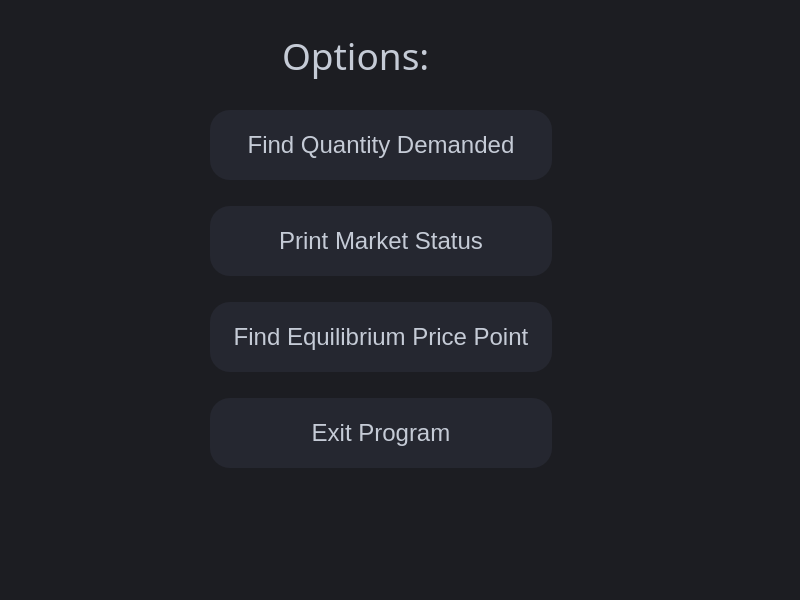
<?xml version="1.0" encoding="UTF-8"?>
<ui version="4.0">
 <class>SecondWindow</class>
 <widget class="QMainWindow" name="SecondWindow">
  <property name="geometry">
   <rect>
    <x>0</x>
    <y>0</y>
    <width>800</width>
    <height>600</height>
   </rect>
  </property>
  <property name="windowTitle">
   <string>MainWindow</string>
  </property>
  <property name="styleSheet">
   <string notr="true">background-color: rgb(28,29,34);</string>
  </property>
  <widget class="QWidget" name="centralwidget">
   <widget class="QWidget" name="verticalLayoutWidget">
    <property name="geometry">
     <rect>
      <x>210</x>
      <y>90</y>
      <width>342</width>
      <height>401</height>
     </rect>
    </property>
    <layout class="QVBoxLayout" name="verticalLayout" stretch="0,0,0,0">
     <property name="sizeConstraint">
      <enum>QLayout::SetDefaultConstraint</enum>
     </property>
     <item>
      <widget class="QPushButton" name="load">
       <property name="enabled">
        <bool>true</bool>
       </property>
       <property name="sizePolicy">
        <sizepolicy hsizetype="Fixed" vsizetype="Fixed">
         <horstretch>0</horstretch>
         <verstretch>0</verstretch>
        </sizepolicy>
       </property>
       <property name="maximumSize">
        <size>
         <width>500</width>
         <height>70</height>
        </size>
       </property>
       <property name="palette">
        <palette>
         <active>
          <colorrole role="WindowText">
           <brush brushstyle="SolidPattern">
            <color alpha="255">
             <red>197</red>
             <green>203</green>
             <blue>214</blue>
            </color>
           </brush>
          </colorrole>
          <colorrole role="Button">
           <brush brushstyle="SolidPattern">
            <color alpha="255">
             <red>37</red>
             <green>39</green>
             <blue>48</blue>
            </color>
           </brush>
          </colorrole>
          <colorrole role="Text">
           <brush brushstyle="SolidPattern">
            <color alpha="255">
             <red>197</red>
             <green>203</green>
             <blue>214</blue>
            </color>
           </brush>
          </colorrole>
          <colorrole role="ButtonText">
           <brush brushstyle="SolidPattern">
            <color alpha="255">
             <red>197</red>
             <green>203</green>
             <blue>214</blue>
            </color>
           </brush>
          </colorrole>
          <colorrole role="Base">
           <brush brushstyle="SolidPattern">
            <color alpha="255">
             <red>37</red>
             <green>39</green>
             <blue>48</blue>
            </color>
           </brush>
          </colorrole>
          <colorrole role="Window">
           <brush brushstyle="SolidPattern">
            <color alpha="255">
             <red>37</red>
             <green>39</green>
             <blue>48</blue>
            </color>
           </brush>
          </colorrole>
          <colorrole role="PlaceholderText">
           <brush brushstyle="NoBrush">
            <color alpha="128">
             <red>197</red>
             <green>203</green>
             <blue>214</blue>
            </color>
           </brush>
          </colorrole>
         </active>
         <inactive>
          <colorrole role="WindowText">
           <brush brushstyle="SolidPattern">
            <color alpha="255">
             <red>197</red>
             <green>203</green>
             <blue>214</blue>
            </color>
           </brush>
          </colorrole>
          <colorrole role="Button">
           <brush brushstyle="SolidPattern">
            <color alpha="255">
             <red>37</red>
             <green>39</green>
             <blue>48</blue>
            </color>
           </brush>
          </colorrole>
          <colorrole role="Text">
           <brush brushstyle="SolidPattern">
            <color alpha="255">
             <red>197</red>
             <green>203</green>
             <blue>214</blue>
            </color>
           </brush>
          </colorrole>
          <colorrole role="ButtonText">
           <brush brushstyle="SolidPattern">
            <color alpha="255">
             <red>197</red>
             <green>203</green>
             <blue>214</blue>
            </color>
           </brush>
          </colorrole>
          <colorrole role="Base">
           <brush brushstyle="SolidPattern">
            <color alpha="255">
             <red>37</red>
             <green>39</green>
             <blue>48</blue>
            </color>
           </brush>
          </colorrole>
          <colorrole role="Window">
           <brush brushstyle="SolidPattern">
            <color alpha="255">
             <red>37</red>
             <green>39</green>
             <blue>48</blue>
            </color>
           </brush>
          </colorrole>
          <colorrole role="PlaceholderText">
           <brush brushstyle="NoBrush">
            <color alpha="128">
             <red>197</red>
             <green>203</green>
             <blue>214</blue>
            </color>
           </brush>
          </colorrole>
         </inactive>
         <disabled>
          <colorrole role="WindowText">
           <brush brushstyle="SolidPattern">
            <color alpha="255">
             <red>197</red>
             <green>203</green>
             <blue>214</blue>
            </color>
           </brush>
          </colorrole>
          <colorrole role="Button">
           <brush brushstyle="SolidPattern">
            <color alpha="255">
             <red>37</red>
             <green>39</green>
             <blue>48</blue>
            </color>
           </brush>
          </colorrole>
          <colorrole role="Text">
           <brush brushstyle="SolidPattern">
            <color alpha="255">
             <red>197</red>
             <green>203</green>
             <blue>214</blue>
            </color>
           </brush>
          </colorrole>
          <colorrole role="ButtonText">
           <brush brushstyle="SolidPattern">
            <color alpha="255">
             <red>197</red>
             <green>203</green>
             <blue>214</blue>
            </color>
           </brush>
          </colorrole>
          <colorrole role="Base">
           <brush brushstyle="SolidPattern">
            <color alpha="255">
             <red>37</red>
             <green>39</green>
             <blue>48</blue>
            </color>
           </brush>
          </colorrole>
          <colorrole role="Window">
           <brush brushstyle="SolidPattern">
            <color alpha="255">
             <red>37</red>
             <green>39</green>
             <blue>48</blue>
            </color>
           </brush>
          </colorrole>
          <colorrole role="PlaceholderText">
           <brush brushstyle="NoBrush">
            <color alpha="128">
             <red>197</red>
             <green>203</green>
             <blue>214</blue>
            </color>
           </brush>
          </colorrole>
         </disabled>
        </palette>
       </property>
       <property name="font">
        <font>
         <family>Segoe UI</family>
         <pointsize>18</pointsize>
         <weight>50</weight>
         <italic>false</italic>
         <bold>false</bold>
         <underline>false</underline>
         <strikeout>false</strikeout>
         <kerning>true</kerning>
        </font>
       </property>
       <property name="styleSheet">
        <string notr="true">QPushButton{background-color: rgb(37, 39, 48);
border-radius: 20px;
color: #c5cbd6;
padding-left: 20px;
padding-right: 20px;}
QPushButton:hover{
border: 2px solid rgb(48,50,62);
}
QPushButton:pressed{
border: 2px solid rgb(85,170,255);
background-color:rgb(43,45,56);
}</string>
       </property>
       <property name="text">
        <string>Find Quantity Demanded</string>
       </property>
       <property name="autoDefault">
        <bool>false</bool>
       </property>
      </widget>
     </item>
     <item>
      <widget class="QPushButton" name="printStatus">
       <property name="sizePolicy">
        <sizepolicy hsizetype="Expanding" vsizetype="Expanding">
         <horstretch>0</horstretch>
         <verstretch>0</verstretch>
        </sizepolicy>
       </property>
       <property name="maximumSize">
        <size>
         <width>500</width>
         <height>70</height>
        </size>
       </property>
       <property name="font">
        <font>
         <family>Segoe UI</family>
         <pointsize>18</pointsize>
        </font>
       </property>
       <property name="styleSheet">
        <string notr="true">QPushButton{background-color: rgb(37, 39, 48);
border-radius: 20px;
color: #c5cbd6;
padding-left: 20px;
padding-right: 20px;}
QPushButton:hover{
border: 2px solid rgb(48,50,62);
}
QPushButton:pressed{
border: 2px solid rgb(85,170,255);
background-color:rgb(43,45,56);
}</string>
       </property>
       <property name="text">
        <string>Print Market Status</string>
       </property>
      </widget>
     </item>
     <item>
      <widget class="QPushButton" name="findPricePoint">
       <property name="enabled">
        <bool>true</bool>
       </property>
       <property name="sizePolicy">
        <sizepolicy hsizetype="Fixed" vsizetype="Fixed">
         <horstretch>0</horstretch>
         <verstretch>0</verstretch>
        </sizepolicy>
       </property>
       <property name="maximumSize">
        <size>
         <width>500</width>
         <height>70</height>
        </size>
       </property>
       <property name="font">
        <font>
         <family>Segoe UI</family>
         <pointsize>18</pointsize>
        </font>
       </property>
       <property name="layoutDirection">
        <enum>Qt::LeftToRight</enum>
       </property>
       <property name="styleSheet">
        <string notr="true">QPushButton{background-color: rgb(37, 39, 48);
border-radius: 20px;
color: #c5cbd6;
padding-left: 20px;
padding-right: 20px;}
QPushButton:hover{
border: 2px solid rgb(48,50,62);
}
QPushButton:pressed{
border: 2px solid rgb(85,170,255);
background-color:rgb(43,45,56);
}</string>
       </property>
       <property name="text">
        <string>Find Equilibrium Price Point</string>
       </property>
      </widget>
     </item>
     <item>
      <widget class="QPushButton" name="exit">
       <property name="sizePolicy">
        <sizepolicy hsizetype="Expanding" vsizetype="Expanding">
         <horstretch>0</horstretch>
         <verstretch>0</verstretch>
        </sizepolicy>
       </property>
       <property name="maximumSize">
        <size>
         <width>500</width>
         <height>70</height>
        </size>
       </property>
       <property name="font">
        <font>
         <family>Segoe UI</family>
         <pointsize>18</pointsize>
        </font>
       </property>
       <property name="styleSheet">
        <string notr="true">QPushButton{background-color: rgb(37, 39, 48);
border-radius: 20px;
color: #c5cbd6;
padding-left: 20px;
padding-right: 20px;}
QPushButton:hover{
border: 2px solid rgb(48,50,62);
}
QPushButton:pressed{
border: 2px solid rgb(85,170,255);
background-color:rgb(43,45,56);
}</string>
       </property>
       <property name="text">
        <string>Exit Program</string>
       </property>
      </widget>
     </item>
    </layout>
   </widget>
   <widget class="QLineEdit" name="lineEdit">
    <property name="geometry">
     <rect>
      <x>280</x>
      <y>0</y>
      <width>601</width>
      <height>111</height>
     </rect>
    </property>
    <property name="palette">
     <palette>
      <active>
       <colorrole role="WindowText">
        <brush brushstyle="SolidPattern">
         <color alpha="255">
          <red>197</red>
          <green>203</green>
          <blue>214</blue>
         </color>
        </brush>
       </colorrole>
       <colorrole role="Button">
        <brush brushstyle="SolidPattern">
         <color alpha="0">
          <red>0</red>
          <green>0</green>
          <blue>0</blue>
         </color>
        </brush>
       </colorrole>
       <colorrole role="Text">
        <brush brushstyle="SolidPattern">
         <color alpha="255">
          <red>197</red>
          <green>203</green>
          <blue>214</blue>
         </color>
        </brush>
       </colorrole>
       <colorrole role="ButtonText">
        <brush brushstyle="SolidPattern">
         <color alpha="255">
          <red>197</red>
          <green>203</green>
          <blue>214</blue>
         </color>
        </brush>
       </colorrole>
       <colorrole role="Base">
        <brush brushstyle="SolidPattern">
         <color alpha="0">
          <red>0</red>
          <green>0</green>
          <blue>0</blue>
         </color>
        </brush>
       </colorrole>
       <colorrole role="Window">
        <brush brushstyle="SolidPattern">
         <color alpha="0">
          <red>0</red>
          <green>0</green>
          <blue>0</blue>
         </color>
        </brush>
       </colorrole>
       <colorrole role="PlaceholderText">
        <brush brushstyle="NoBrush">
         <color alpha="128">
          <red>197</red>
          <green>203</green>
          <blue>214</blue>
         </color>
        </brush>
       </colorrole>
      </active>
      <inactive>
       <colorrole role="WindowText">
        <brush brushstyle="SolidPattern">
         <color alpha="255">
          <red>197</red>
          <green>203</green>
          <blue>214</blue>
         </color>
        </brush>
       </colorrole>
       <colorrole role="Button">
        <brush brushstyle="SolidPattern">
         <color alpha="0">
          <red>0</red>
          <green>0</green>
          <blue>0</blue>
         </color>
        </brush>
       </colorrole>
       <colorrole role="Text">
        <brush brushstyle="SolidPattern">
         <color alpha="255">
          <red>197</red>
          <green>203</green>
          <blue>214</blue>
         </color>
        </brush>
       </colorrole>
       <colorrole role="ButtonText">
        <brush brushstyle="SolidPattern">
         <color alpha="255">
          <red>197</red>
          <green>203</green>
          <blue>214</blue>
         </color>
        </brush>
       </colorrole>
       <colorrole role="Base">
        <brush brushstyle="SolidPattern">
         <color alpha="0">
          <red>0</red>
          <green>0</green>
          <blue>0</blue>
         </color>
        </brush>
       </colorrole>
       <colorrole role="Window">
        <brush brushstyle="SolidPattern">
         <color alpha="0">
          <red>0</red>
          <green>0</green>
          <blue>0</blue>
         </color>
        </brush>
       </colorrole>
       <colorrole role="PlaceholderText">
        <brush brushstyle="NoBrush">
         <color alpha="128">
          <red>197</red>
          <green>203</green>
          <blue>214</blue>
         </color>
        </brush>
       </colorrole>
      </inactive>
      <disabled>
       <colorrole role="WindowText">
        <brush brushstyle="SolidPattern">
         <color alpha="255">
          <red>197</red>
          <green>203</green>
          <blue>214</blue>
         </color>
        </brush>
       </colorrole>
       <colorrole role="Button">
        <brush brushstyle="SolidPattern">
         <color alpha="0">
          <red>0</red>
          <green>0</green>
          <blue>0</blue>
         </color>
        </brush>
       </colorrole>
       <colorrole role="Text">
        <brush brushstyle="SolidPattern">
         <color alpha="255">
          <red>197</red>
          <green>203</green>
          <blue>214</blue>
         </color>
        </brush>
       </colorrole>
       <colorrole role="ButtonText">
        <brush brushstyle="SolidPattern">
         <color alpha="255">
          <red>197</red>
          <green>203</green>
          <blue>214</blue>
         </color>
        </brush>
       </colorrole>
       <colorrole role="Base">
        <brush brushstyle="SolidPattern">
         <color alpha="0">
          <red>0</red>
          <green>0</green>
          <blue>0</blue>
         </color>
        </brush>
       </colorrole>
       <colorrole role="Window">
        <brush brushstyle="SolidPattern">
         <color alpha="0">
          <red>0</red>
          <green>0</green>
          <blue>0</blue>
         </color>
        </brush>
       </colorrole>
       <colorrole role="PlaceholderText">
        <brush brushstyle="NoBrush">
         <color alpha="128">
          <red>197</red>
          <green>203</green>
          <blue>214</blue>
         </color>
        </brush>
       </colorrole>
      </disabled>
     </palette>
    </property>
    <property name="font">
     <font>
      <family>BankGothic Md BT</family>
      <pointsize>28</pointsize>
     </font>
    </property>
    <property name="focusPolicy">
     <enum>Qt::NoFocus</enum>
    </property>
    <property name="autoFillBackground">
     <bool>false</bool>
    </property>
    <property name="styleSheet">
     <string notr="true">color: #c5cbd6;
background: transparent;</string>
    </property>
    <property name="text">
     <string>Options:</string>
    </property>
    <property name="frame">
     <bool>false</bool>
    </property>
    <property name="readOnly">
     <bool>true</bool>
    </property>
    <property name="clearButtonEnabled">
     <bool>false</bool>
    </property>
   </widget>
  </widget>
  <widget class="QMenuBar" name="menubar">
   <property name="geometry">
    <rect>
     <x>0</x>
     <y>0</y>
     <width>800</width>
     <height>20</height>
    </rect>
   </property>
  </widget>
  <widget class="QStatusBar" name="statusbar"/>
 </widget>
 <resources/>
 <connections/>
</ui>
